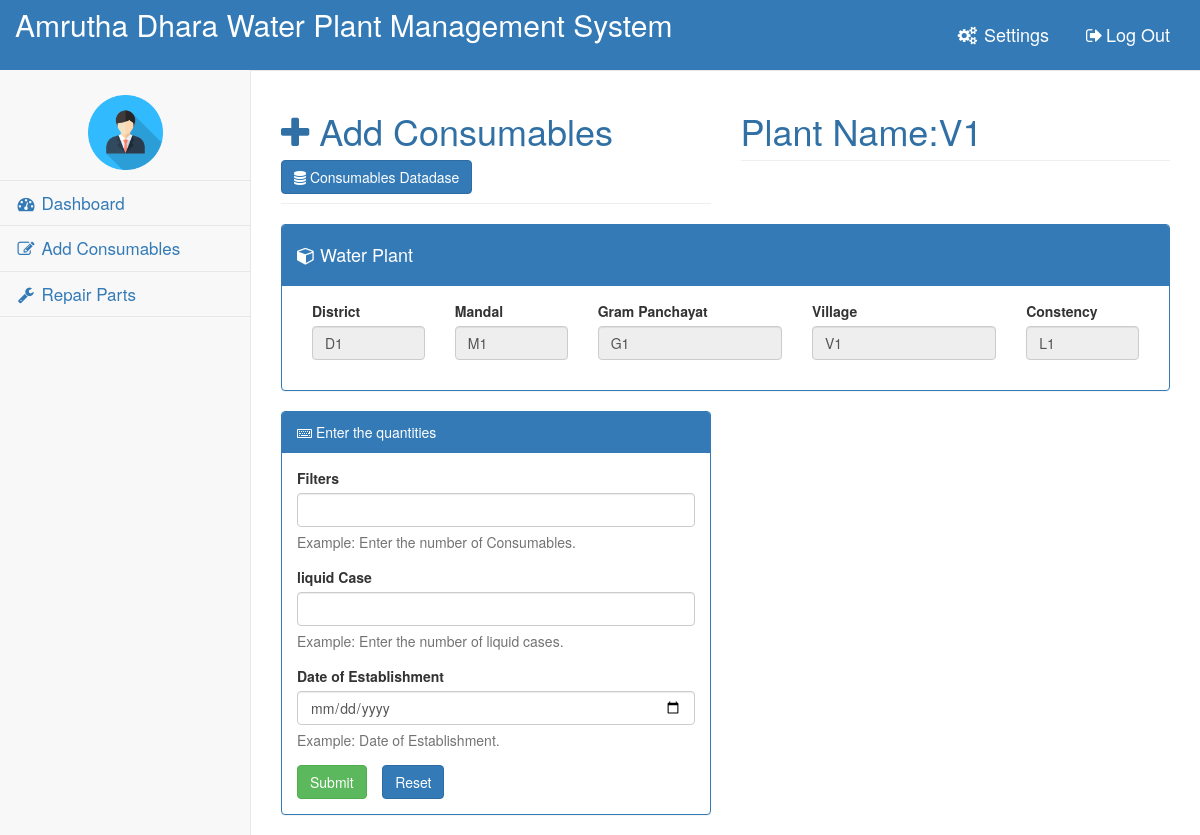
The page /wp/AddConsumables_withpk/10 (signed in) on the database its author committed.
### WP/models.py (models this page shows, shortened)
class WaterPlant(models.Model):
    loc = models.ForeignKey(
        WaterPlantLoc, on_delete=models.CASCADE, default='0')
    populations = models.CharField(max_length=200, null=True, blank=True)
    phone_regex = RegexValidator(
        regex=r'^\d{10}$', message="Phone number should be up to 10 digits only")
    capacity = models.CharField(max_length=10, blank=True, null=True)
    date = models.DateField()
    contact_person = models.CharField(max_length=200)
    contact_number = models.CharField(validators=[phone_regex], max_length=10)
    operator_name = models.CharField(max_length=200)
    operator_phone_number = models.CharField(
        validators=[phone_regex], max_length=10)
    incharge = models.ForeignKey(
        User, null=True, blank=True, on_delete=models.DO_NOTHING)
    plant_type = models.CharField(
        choices=TYPE_CHOICES, max_length=15, null=True, blank=True)
    is_amc = models.BooleanField(default=False)
    def __str__(self):
        return self.loc.village

class WaterPlantLoc(models.Model):
    district = models.CharField(max_length=200)
    mandal = models.CharField(max_length=200)
    gram_panchayat = models.CharField(max_length=200)
    village = models.CharField(max_length=200)
    constency = models.CharField(max_length=200)

### WP/views.py (the view)
# urls.py: path('AddConsumables_withpk/<int:pk>',views.AddConsumables_withpk,name='AddConsumables_withpk'),
@login_required
def AddConsumables_withpk(request,pk):
    wp=WaterPlant.objects.get(pk=pk)
    return render(request,'AddConsumables_withPk.html',{'wp':wp})

### WP/templates/AddConsumables_withPk.html (shortened to what this page needs)
{% extends 'base.html' %}
{% block body %}
<div id="page-wrapper">
<div class="row">
<div class="col-lg-6">
<h1 style="color:#3070a5"class="page-header"><i class="fa fa-plus"></i>  Add Consumables &nbsp;&nbsp;<a href="{% url 'WP:consumables_list'%}"<button type="button" class="btn  btn-primary"><i class="fa fa-database"></i>  Consumables Datadase</button></a></h1>
</div>
<div class="col-lg-6">
 <h1 class="page-header" style="color:#3070a5"  >Plant Name:{{wp}}</h1>
</div>
</div>
            <div class="row">
            <form role="form" method="POST" action="{% url 'WP:AddConsumblesPK' wp.pk %}">
            <div class="col-lg-12">
                <div class="panel panel-primary">
                    <div class="panel-heading">
                        <h4><i class="fa  fa-cube "></i>   Water Plant </h4>
                    </div>
                    <div class="panel-body">
                        <div class="col-lg-2">
                            <div class="form-group">
                                <label>District</label>
                                    <p name="district" id="id_district" class="form-control" disabled>{{wp.loc.district}}</p>
                            </div>
                        </div>
                        <div class="col-lg-2">
                            <div class="form-group">
                                <label>Mandal</label>
                                    <p name="mandal" id="id_mandal" class="form-control" disabled>{{wp.loc.mandal}}</p>
                            </div>
                        </div>
                        <div class="col-lg-3">
                            <div class="form-group">
                                <label>Gram Panchayat</label>
                                    <p name="gram_panchayat" id="id_gram_panchayat" class="form-control"  disabled>{{wp.loc.gram_panchayat}}</p>
                            </div>
                        </div>
                        <div class="col-lg-3">
                        <div class="form-group">
                                <label>Village</label>
                                    <p name="village" id="id_village" class="form-control" disabled>{{wp.loc.village}}</p>
                            </div>
                        </div>
                        <div class="col-lg-2">
                            <div class="form-group">
                                <label>Constency</label>
                                    <p name="constency" id="id_constency" class="form-control" disabled>{{wp.loc.constency}}</p>
                            </div>
                        </div>
                     </div>
                </div>
              </div>
            </div>
            <div class="row">
            <div class="col-lg-6">
            <div class="panel panel-primary">
                <div class="panel-heading">
                           <i class="fa fa-keyboard-o " ></i> Enter the quantities
                        </div>
                <div class="panel-body">
            <div class="form-group">
                    <label>Filters</label>
                        <input class="form-control"  id="id_filters" name="filters" required>
                        <p class="help-block">Example: Enter the number of Consumables.</p>
            </div>
            <div class="form-group">
                    <label>liquid Case</label>
                        <input class="form-control"  id="id_liquid_case" name="liquid_case" required>
                        <p class="help-block">Example: Enter the number of liquid cases.</p>
            </div>
            <div class="form-group">
                    <label>Date of Establishment</label>
                        <input class="form-control" type="date" id="id_date" name="date" required>
                        <p class="help-block">Example: Date of Establishment.</p>
            </div>
             <button type="submit" class="btn btn-success">Submit</button>
                    <a href="#"><button type="button" class="btn btn-primary">Reset</button></a>
            </div>
            </div>
            </div>
            </div>
            </div>
{% endblock %}

### rows shown on the page
WaterPlant: loc.village "V1", loc.district "D1", loc.mandal "M1", loc.gram_panchayat "G1", loc.constency "L1"
